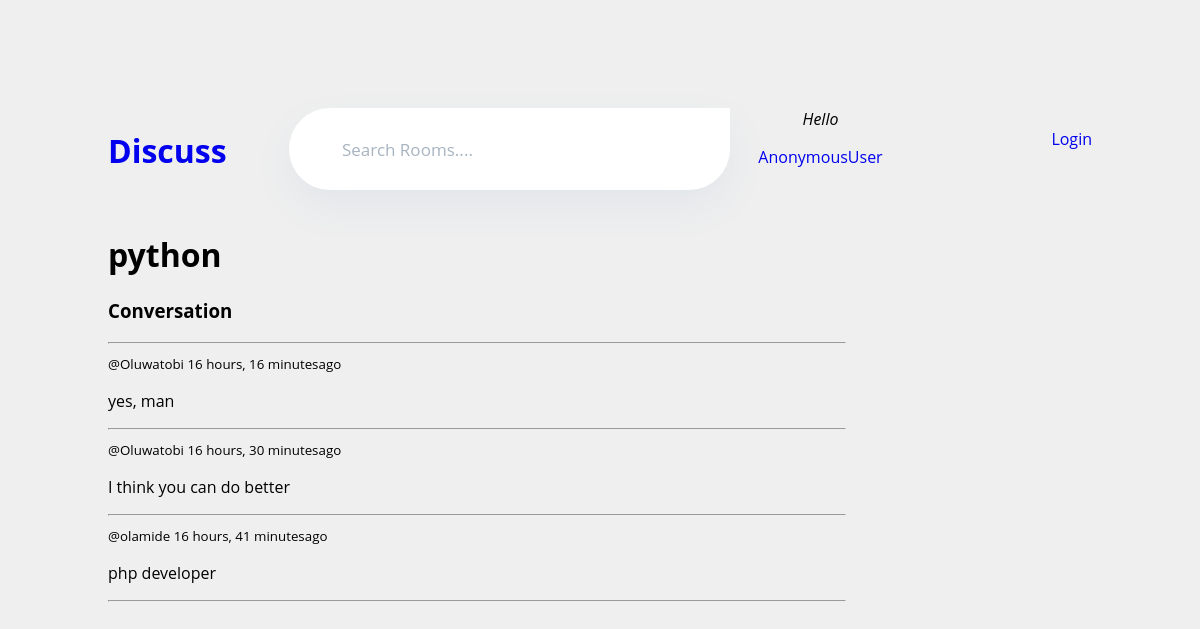
/room/1, run on the app's committed database.
### base/models.py (models this page shows, shortened)
class Room(models.Model):
    host = models.ForeignKey(User, on_delete=models.SET_NULL, null=True)
    topic = models.ForeignKey(Topic, on_delete=models.SET_NULL, null=True)
    name = models.CharField(max_length=200)
    description = models.TextField(null=True, blank=True)
    participants = models.ManyToManyField(
        User, related_name='participants', blank=True)
    updated = models.DateTimeField(auto_now=True)
    created = models.DateTimeField(auto_now_add=True)
    class Meta:
        ordering = ['-updated', '-created']

class Message(models.Model):
    user = models.ForeignKey(User, on_delete=models.CASCADE)
    room = models.ForeignKey(Room, on_delete=models.CASCADE)
    body = models.TextField()
    updated = models.DateTimeField(auto_now=True)
    created = models.DateTimeField(auto_now_add=True)
    class Meta:
        ordering = ['-updated', '-created']

### base/views.py (the view)
# urls.py: path("room/<str:pk>", views.room, name="room"),
def room(request, pk):
    room = Room.objects.get(id=pk)
    room_messages = room.message_set.all()
    participants = room.participants.all()
    if request.method == "POST":
        message = Message.objects.create(
            user=request.user, room=room, body=request.POST.get("body")
        )
        room.participants.add(request.user)
        return redirect("room", pk=room.id)
    context = {
        "room": room,
        "room_messages": room_messages,
        "participants": participants,
    }
    return render(request, "base/room.html", context)

### base/templates/base/room.html (shortened to what this page needs)
{% extends 'main.html' %} {% block content %}
<div class="room-container">
  <div>
    <h1>{{room.name}}</h1>
    <div class="comment-wrapper">
      <h3>Conversation</h3>
      <hr />
      {% for message in room_messages %}
      <div>
        <small>@{{message.user}} {{message.created|timesince}}ago</small>
        <p>{{message.body}}</p>
        <hr />
      </div>
      {% endfor %}
    </div>
   {% endblock content %}

### static/styles/main.css (style rules this page uses)
body { background-color: aquamarine; }
body { background-color: #efefef; padding: 100px; font-family: "Open Sans", "Arial", snas-serif; }

### base/templates/base/room.html (style rules this page uses)
.room-container { display: grid; grid-template-columns: 3fr 1fr; }

### data on the page
Room: name "python"
Message: user "Oluwatobi", created "16 hours, 16 minutes", body "yes, man"
Message: user "Oluwatobi", created "16 hours, 30 minutes", body "I think you can do better"
Message: user "olamide", created "16 hours, 41 minutes", body "php developer"

### other printed values
{{ request.user }} "AnonymousUser"
